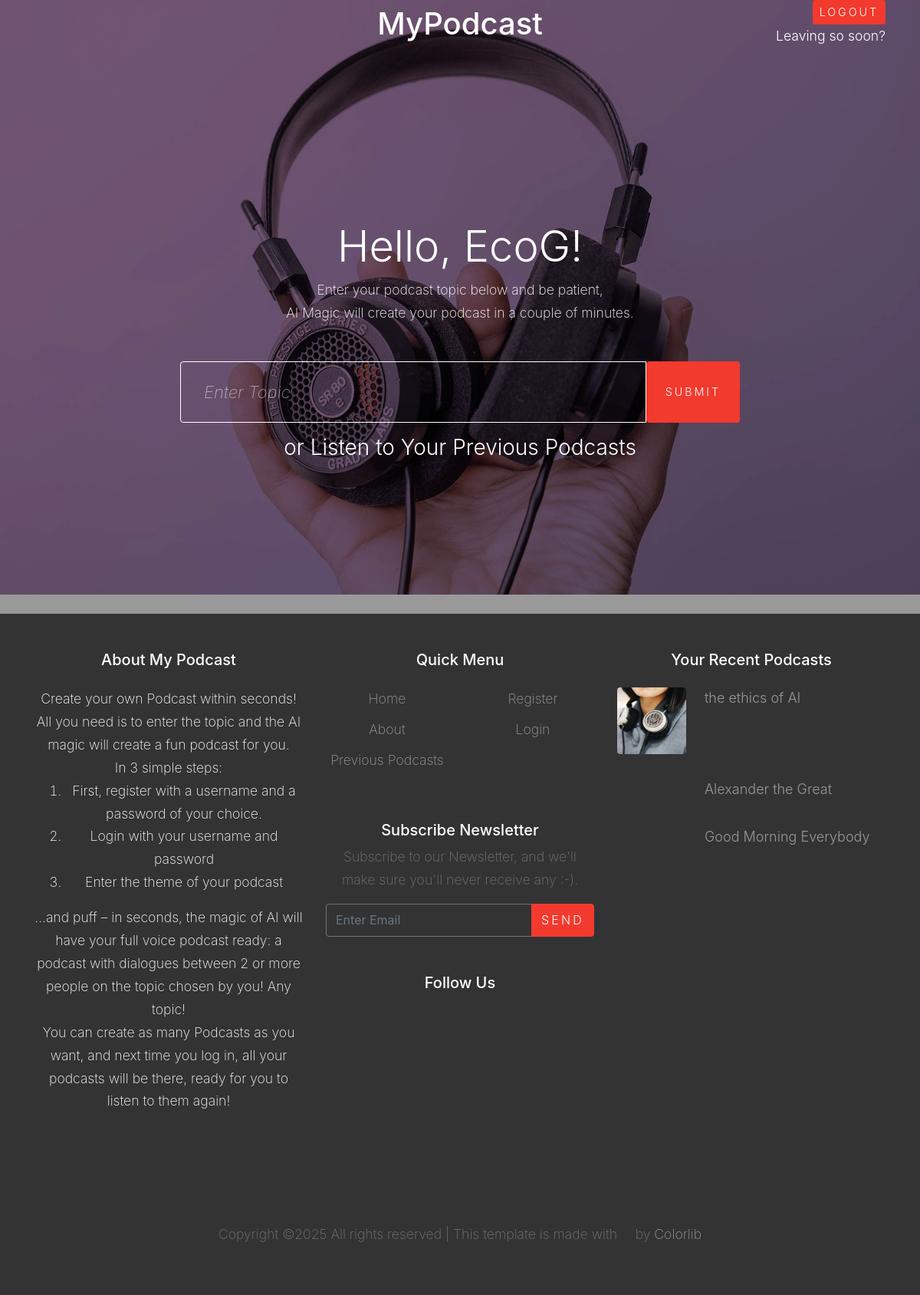
/welcome (signed in), run on the app's committed database.
### app.py (models this page shows)
class User(db.Model):
    __tablename__ = 'user'
    id = db.Column(db.Integer, primary_key=True)
    username = db.Column(db.String(40), unique=True, nullable=False)
    password = db.Column(db.String(40), nullable=False)
    created_at = db.Column(db.DateTime, default=func.now(),
                           nullable=False)  # Date stamp column
    updated_at = Column(db.DateTime, default=func.now(), onupdate=func.now(),
                        nullable=False)  # Auto-updating timestamp
    podcasts = relationship("Podcast", secondary=podcasts_per_user,
                         back_populates="users")

class Podcast(db.Model):
    __tablename__ = 'podcast'
    id = db.Column(db.Integer, primary_key=True)
    title = db.Column(db.String(80), unique=True, nullable=False)
    podcast_url = db.Column(db.String(200), nullable=False)
    created_at = db.Column(db.DateTime, default=func.now(),
                           nullable=False)  # Date stamp column
    updated_at = Column(db.DateTime, default=func.now(), onupdate=func.now(),
                        nullable=False)  # Auto-updating timestamp
    users = relationship("User", secondary=podcasts_per_user,
                         back_populates="podcasts")

### app.py (the view, shortened to what this page needs)
@app.route('/welcome', methods=['GET', 'POST'])
def welcome():
    user = User.query.filter_by(username=session['username']).first()
    user_id = user.id
    stmt = select(podcasts_per_user).where(
        podcasts_per_user.c.user_id == user_id)
    podcast_ids_for_user = []
    results = db.session.execute(stmt).fetchall()
    if results:
        podcast_ids_for_user = [row[1] for row in results]
    user_podcasts_list = []
    if request.method == 'GET':
        if podcast_ids_for_user:
            [user_podcasts_list.append(Podcast.query.filter_by(id=i).first()) for i in podcast_ids_for_user]
    return render_template('welcome.html',
                                   user_podcasts_list=user_podcasts_list)

### templates/welcome.html (shortened to what this page needs)
{% extends "base.html" %}
{% block content %}
<h2 class="text-white font-weight-light mb-2 display-4">Hello, {{session['username']}}!</h2>
<div class="mb-5 text-white">Enter your podcast topic below and be patient,<br>AI Magic will create your podcast in a couple of minutes.</div>
    <form method="post"  class="site-block-subscribe">
        <div class="input-group mb-3">
        <input type="text" id="topic" name="topic" maxlength="80" required
               class="form-control border-secondary text-white bg-transparent" placeholder="Enter Topic" aria-label="Enter Topic" aria-describedby="button-addon2">
        <button type="submit" class="btn btn-primary btn-sm py-3 px-4 small" id="button-addon2">Submit</button>
    </div>
</form>
  {% if user_podcasts_list %}
  <a href="{{ url_for('previous_podcasts') }}">
      <h3 class="text-white font-weight-light mb-2">or Listen to Your Previous Podcasts</h3></a>
        {% endif %} -->
{% endblock %}

### templates/base.html (shortened to what this page needs)
<!DOCTYPE html>
<html lang="en">
  <head>
    <link rel="stylesheet" href="static/fonts/icomoon/style.css">
    <link rel="stylesheet" href="static/css/bootstrap.min.css">
    <link rel="stylesheet" href="static/css/magnific-popup.css">
    <link rel="stylesheet" href="static/css/jquery-ui.css">
    <link rel="stylesheet" href="static/css/owl.carousel.min.css">
    <link rel="stylesheet" href="static/css/owl.theme.default.min.css">
    <link rel="stylesheet" href="https://cdn.jsdelivr.net/npm/mediaelement@4.2.7/build/mediaelementplayer.min.css">
    <link rel="stylesheet" href="static/css/aos.css">
    <link rel="stylesheet" href="static/css/style.css">
  </head>
  <body class="d-flex flex-column min-vh-100">
  <div class="site-wrap flex-fill">
    <header class="site-navbar pb-4 absolute transparent" role="banner">
      <div class="container">
        <div class="row align-items-center">
          <div class="col-3" data-aos="fade-down">
            <nav class="site-navigation position-relative text-left text-md-left" role="navigation">
               <div class="d-inline-block ml-md-0 mr-auto py-3"><a href="#" class="site-menu-toggle js-menu-toggle text-white"><span class="icon-menu h3"></span></a></div>
            </nav>
          </div>
          <div class="col-6 position-relative text-center text-md-center" data-aos="fade-down">
            <h1 class="text-white h1">MyPodcast</h1>
          </div>
          <div id=logout class="col-3 text-white font-weight-light mb-2 position-relative text-right text-md-right"><a href="{{ url_for('logout') }}" class="btn btn-primary btn-sm" type="button">Logout</a><br>
            Leaving so soon?
          </div>
        </div>
      </div>
    </header>
    <div class="site-blocks-cover overlay" style="background-image: url(static/images/hero_bg_1.jpg);" data-aos="fade" data-stellar-background-ratio="0.5">
      <div class="container pt-5">
        <div class="row align-items-center justify-content-center text-center">
          <div class="col-md-8" data-aos="fade-up" data-aos-delay="400">
        {% block content %}{% endblock %}
          </div>
        </div>
      </div>
    </div>
<footer class="site-footer text-center py-5 mt-auto">
      <div class="container">
        <div class="row">
          <div class="col-lg-4">
            <div class="mb-5 text-white">
              <h3 class="footer-heading mb-4">About My Podcast</h3>
                Create your own Podcast within seconds!<br>
                All you need is to enter the topic and the AI magic will create a fun podcast for you.<br>
                In 3 simple steps:
                <ol>
                  <li>First, register with a username and a password of your choice.</li>
                  <li>Login with your username and password</li>
                  <li>Enter the theme of your podcast</li>
              </ol>
                …and puff – in seconds, the magic of AI will have your full voice podcast ready: a podcast with dialogues between 2 or more people on the topic chosen by you! Any topic!<br>
                You can create as many Podcasts as you want, and next time you log in, all your podcasts will be there, ready for you to listen to them again!
            </div>
          </div>
          <div class="col-lg-4 mb-5 mb-lg-0">
            <div class="row mb-5">
              <div class="col-md-12">
                <h3 class="footer-heading mb-4">Quick Menu</h3>
              </div>
              <div class="col-md-6 col-lg-6">
                <ul class="list-unstyled">
                  <li><a href="{{ url_for('home') }}">Home</a>
                  <li><a href="{{ url_for('about') }}">About</a>
                  <li><a href="{{ url_for('previous_podcasts') }}">Previous Podcasts</a>
                </ul>
              </div>
              <div class="col-md-6 col-lg-6">
                <ul class="list-unstyled">
                  <li><a href="{{ url_for('register') }}" >Register</a></li>
                  <li><a href="{{ url_for('login') }}" >Login</a></li>
                </ul>
              </div>
            </div>
            <div class="mb-5">
              <h3 class="footer-heading mb-2">Subscribe Newsletter</h3>
              <p>Subscribe to our Newsletter, and we'll make sure you'll never receive any :-).</p>
              <form action="#" method="post">
                <div class="input-group mb-3">
                  <input type="text" class="form-control border-secondary text-white bg-transparent" placeholder="Enter Email" aria-label="Enter Email" aria-describedby="button-addon2">
                  <div class="input-group-append">
                    <button class="btn btn-primary" type="button" id="button-addon2">Send</button>
                  </div>
                </div>
              </form>
            </div>
            <div class="row">
              <div class="col-md-12">
                <h3 class="footer-heading mb-4">Follow Us</h3>
                <div>
                  <a href="#" class="pl-0 pr-3"><span class="icon-facebook"></span></a>
                  <a href="#" class="pl-3 pr-3"><span class="icon-twitter"></span></a>
                  <a href="#" class="pl-3 pr-3"><span class="icon-instagram"></span></a>
                  <a href="#" class="pl-3 pr-3"><span class="icon-linkedin"></span></a>
                </div>
              </div>
            </div>
          </div>
          <div class="col-lg-4 mb-5 mb-lg-0">
            <div class="mb-5">
              {% if user_podcasts_list %}
              <h3 class="footer-heading mb-4">Your Recent Podcasts</h3>
              <div class="block-25">
                <ul class="list-unstyled">
                    {% set n = user_podcasts_list|length %}
                    {% set m = [n, 3]|min %}
                      {% for i in range(n-1, n-m-1, -1) %}
                        {% set podcast = user_podcasts_list[i] %}
                        {% set image = "static/images/img_" + (n-i)|string + ".jpg" %}
                  <li class="mb-3">
                      <a href="{{ url_for('podcast', audio_file=podcast.podcast_url) }}" class="d-flex">
                      <figure class="image mr-4">
                        <img src="{{ image }}" alt="" class="img-fluid">
                      </figure>
                      <div class="text">
                        <h3 class="heading font-weight-light">{{ podcast.title}}</h3>
                      </div>
                    </a>
                  </li>
                {% endfor %}
                </ul>
              </div>
              {% endif %}
            </div>
          </div>
        </div>
        <div class="row pt-5 mt-5 text-center">
          <div class="col-md-12">
            <p>
            Copyright &copy; All rights reserved | This template is made with <i class="icon-heart-o" aria-hidden="true"></i> by <a href="https://colorlib.com" target="_blank" >Colorlib</a>
            </p>
          </div>
        </div>
      </div>
    </footer>
  </div>
  </body>
</html>

### static/css/style.css (style rules this page uses)
body { line-height: 1.7; color: #4d4d4d; font-weight: 200; font-size: 1.1rem; }
a { -webkit-transition: .3s all ease; -o-transition: .3s all ease; transition: .3s all ease; }
.site-wrap:before { -webkit-transition: .3s all ease-in-out; -o-transition: .3s all ease-in-out; transition: .3s all ease-in-out; background: rgba(0, 0, 0, 0.6); content: ""; position: absolute; z-index: 2000; top: 0; left: 0; right: 0; bottom: 0; opacity: 0; visibility: hidden; }
.btn { text-transform: uppercase; position: relative; -webkit-transition: 0.2s all ease-in-out !important; -o-transition: 0.2s all ease-in-out !important; transition: 0.2s all ease-in-out !important; top: 0; letter-spacing: .05em; }
.btn.btn-sm { font-size: 0.9rem; }
.btn.btn-primary { font-weight: 300; letter-spacing: .2em; }
.form-control { height: 43px; }
.site-footer { padding: 4em 0; background: #333333; }
.site-footer p { color: #737373; }
.site-footer h2, .site-footer h3, .site-footer h4, .site-footer h5 { color: #fff; }
.site-footer a { color: #999999; }
.site-footer ul li { margin-bottom: 10px; }
.site-footer .footer-heading { font-size: 20px; color: #fff; }
.site-navbar { margin-bottom: 0px; z-index: 1999; position: relative; }
.site-navbar.transparent { background: transparent; }
.site-navbar.absolute { position: absolute; top: 0; left: 0; width: 100%; }
.site-blocks-cover { background-size: cover; background-repeat: no-repeat; background-position: top; background-position: center center; }
.site-blocks-cover.overlay { position: relative; }
.site-blocks-cover.overlay:before { position: absolute; content: ""; left: 0; bottom: 0; right: 0; top: 0; background: rgba(0, 0, 0, 0.4); }
.site-blocks-cover, .site-blocks-cover .row { min-height: 600px; height: calc(100vh); }
.site-blocks-cover h2, .site-blocks-cover h3, .site-blocks-cover h4, .site-blocks-cover h5 { color: #fff; }
.site-block-subscribe .btn { padding-left: 20px; padding-right: 20px; }
.site-block-subscribe .form-control { font-weight: 300; border-color: #fff !important; height: 80px; font-size: 22px; color: #fff; padding-left: 30px; padding-right: 30px; }
.block-25 ul, .block-25 ul li { padding: 0; margin: 0; }
.block-25 ul li a .image { -webkit-box-flex: 0; -ms-flex: 0 0 90px; flex: 0 0 90px; }
.block-25 ul li a .image img { border-radius: 4px; max-width: 100%; opacity: 1; -webkit-transition: .3s all ease-in-out; -o-transition: .3s all ease-in-out; transition: .3s all ease-in-out; }
.block-25 ul li a .text .heading { font-size: 18px; line-height: 1.5; margin: 0; padding: 0; -webkit-transition: .3s all ease; -o-transition: .3s all ease; transition: .3s all ease; color: #999999; }

### data on the page
User: username "EcoG"
Podcast: title "the ethics of AI"
Podcast: title "Alexander the Great"
Podcast: title "Good Morning Everybody"
